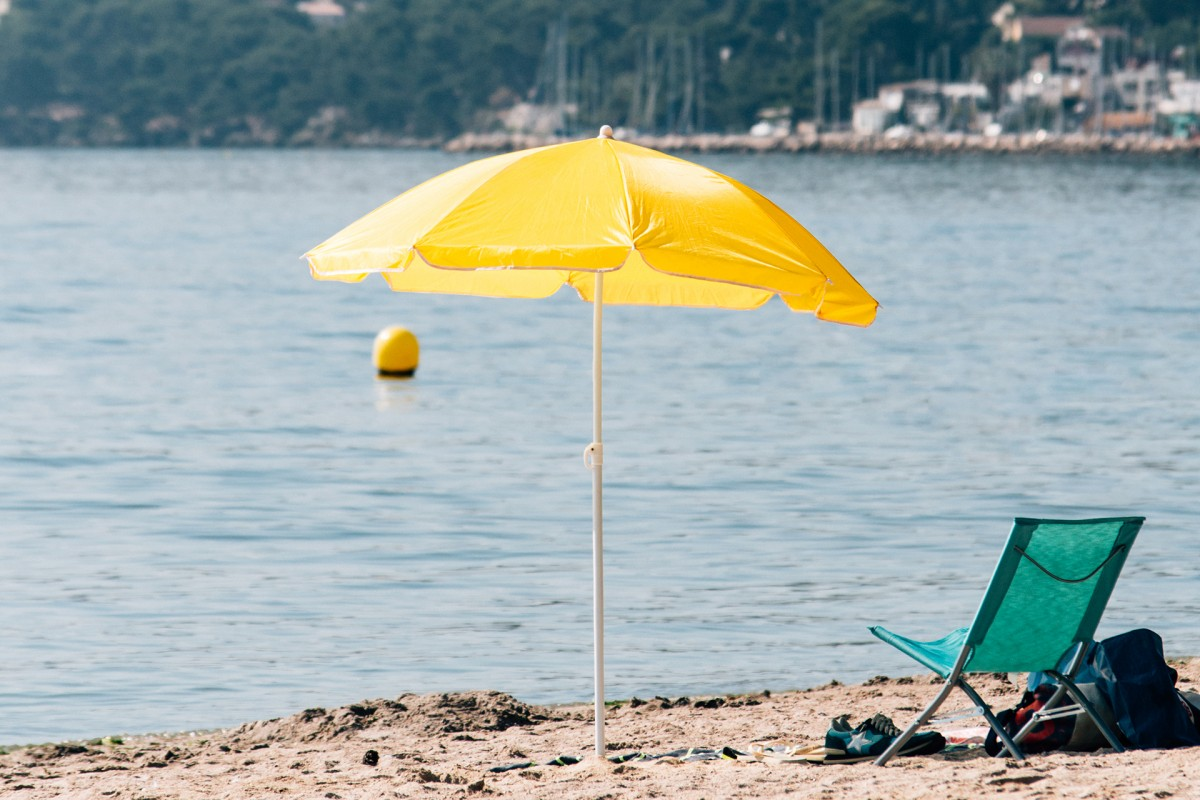
#> input picture gomme/Images Test/plage_parasol.jpg, 1200 x 800 px
$ python Test.py   (older library calls are emulated)
#> lines starting #> are read from the running program, lines starting #| are printed output that depends on the picture; after the words box and inside, x2 and y2 are one past the last pixel; in counts of white or black regions, pixels touching at a corner belong together
import cv2

import numpy as np
from numpy.core.multiarray import ndarray

img = cv2.imread('Images Test/plage_parasol.jpg')
#> img is the input picture: shape (800, 1200, 3); mean B, G, R 166.7, 169.8, 157.7
mask = cv2.imread('Images Test/masque_parasolLEBON.jpg', 0)
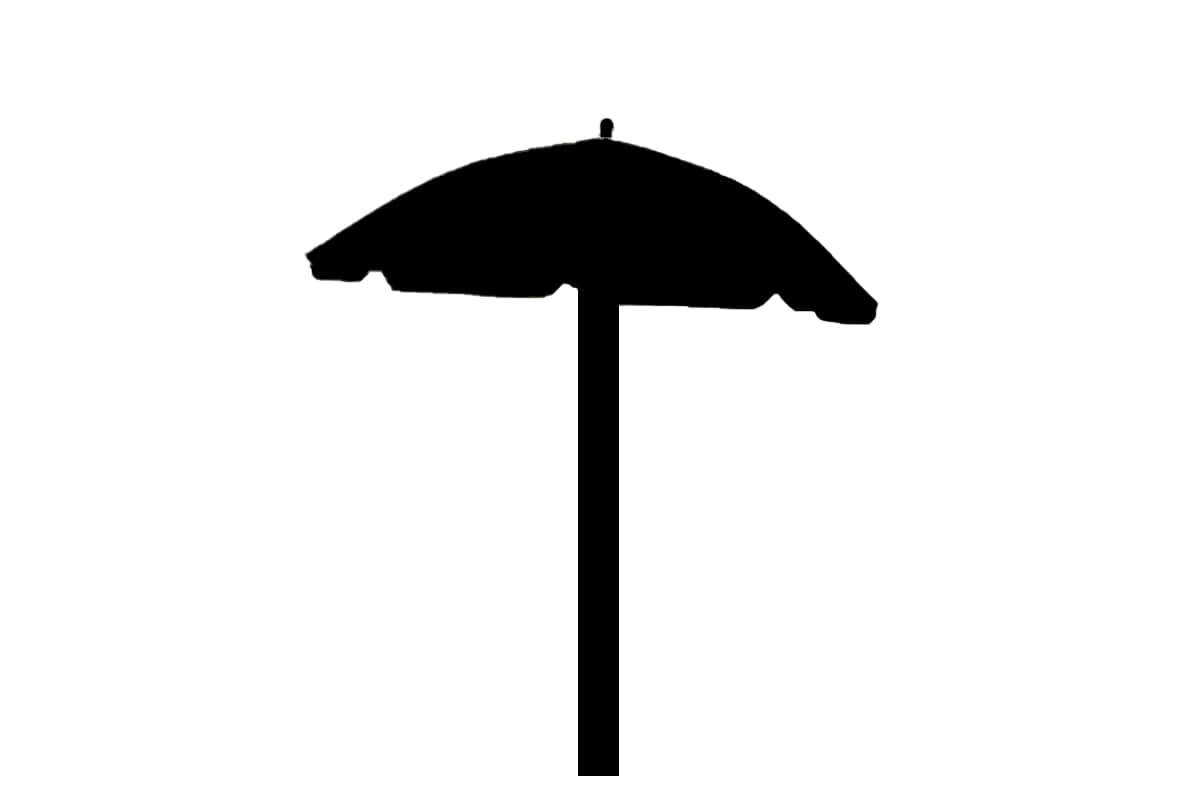
#> input picture gomme/Images Test/masque_parasolLEBON.jpg, 1200 x 800 px
#> mask: shape (800, 1200); min 0, max 255, mean 232.9


def appliquer_masque(image: ndarray, masque: ndarray):
    L = []
    image_copie: ndarray = np.copy(image)
    tableau_masque: ndarray = np.copy(masque)  # Transformation de l' image en tableau
    fiabilite = np.copy(masque)

    lignes, colonnes, channels = image_copie.shape
#> lignes = 800; colonnes = 1200; channels = 3

    for i in range(lignes):
        for j in range(colonnes):
            if tableau_masque[i, j] < 170:
                # car les contours du masque ne sont pas totalement noir (1 seul valeur car lecture en noir|blanc)

                image_copie[i, j] = [255, 255, 255]  # [255, 255, 255] pour blanc ou [0, 0, 0] pour noir
                L.append([i, j])
                tableau_masque[i, j] = 1
                # on met dans le masque la valeur de 1 de manière a les retrouvé plus facilement que avec le tau
                fiabilite[i, j] = 0
                # mettre un . ? #dans la copie du masque appelé fiabilité on place des 0
            else:
                masque[i, j] = 0
                # on met dans le masque la valeur de 1 de manière a les retrouvé plus facilement que avec le tau
                fiabilite[i, j] = 1
#> fiabilite: shape (800, 1200); values 0 (black) and 1 (white), 91.3% white; 1 black region, box (x1, y1, x2, y2) and area: (305, 118, 878, 776) 83780
#> image_copie: shape (800, 1200, 3); 8.73% of pixels changed, all inside (x1, y1, x2, y2) = (305, 118, 878, 776)
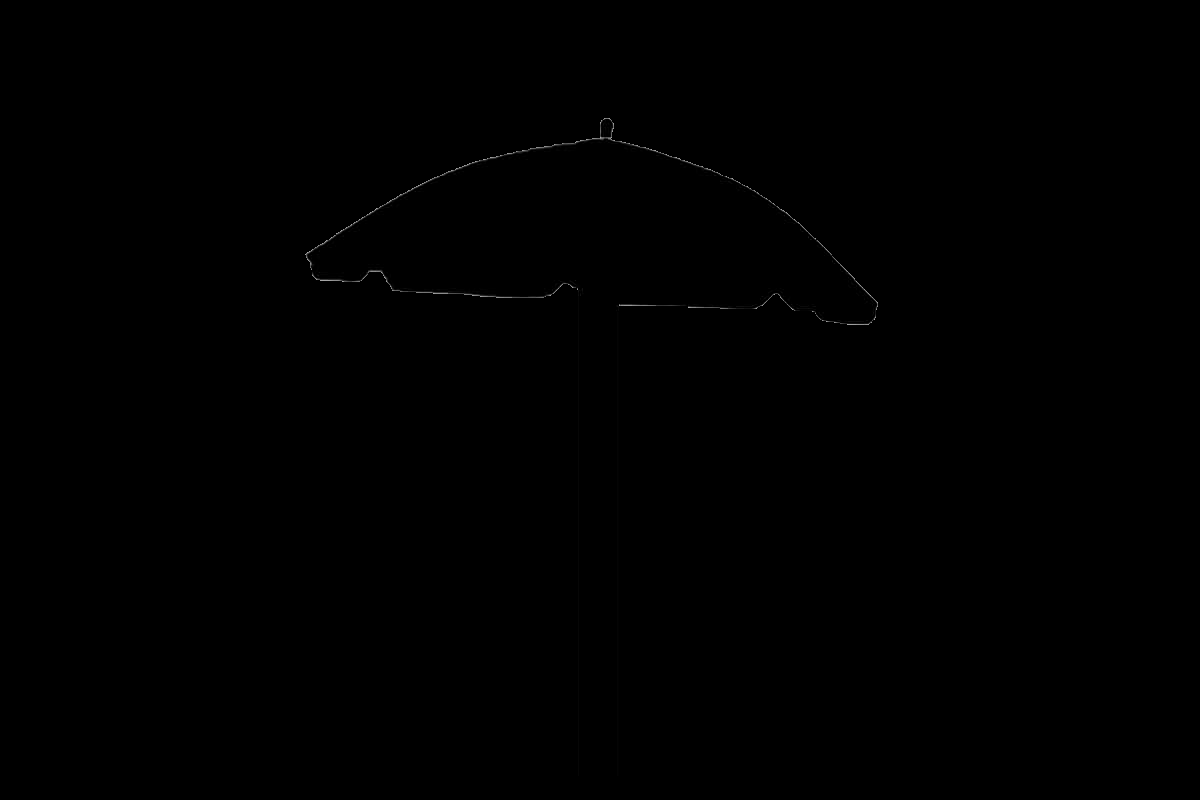
#> masque: shape (800, 1200); min 0, max 169, mean 0.2
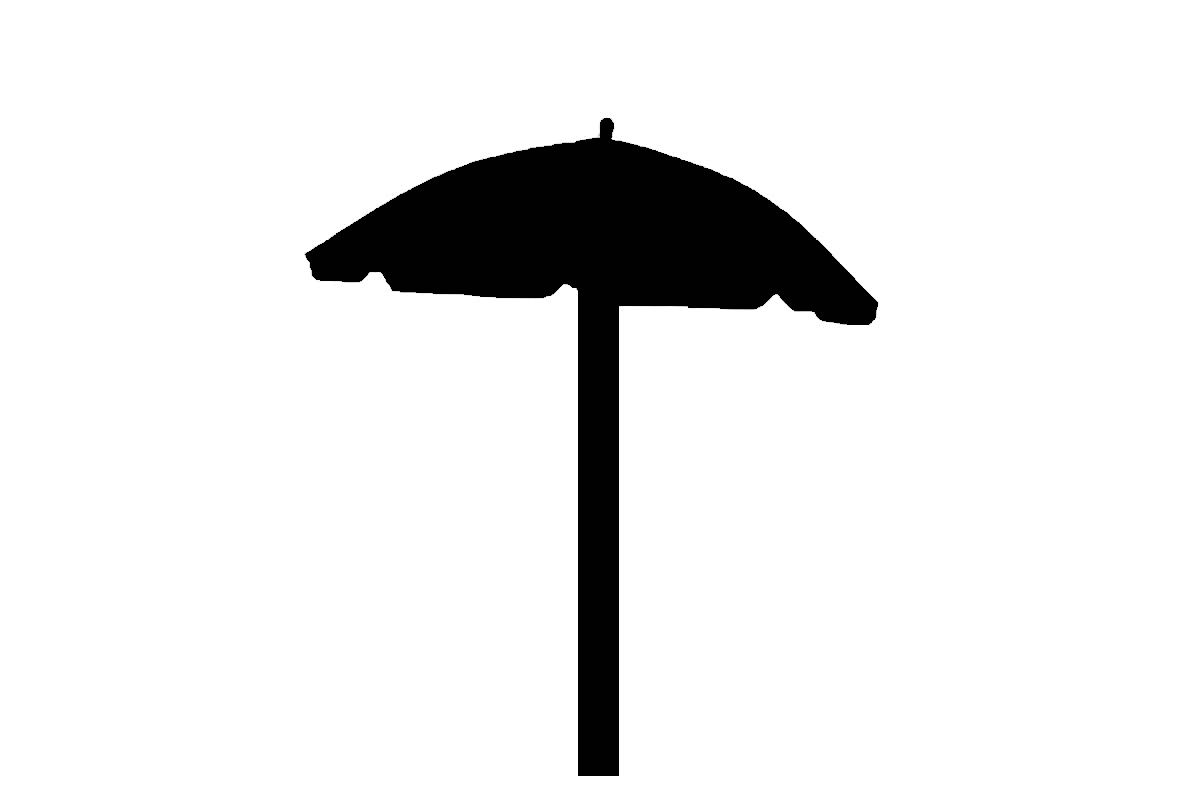
#> tableau_masque: shape (800, 1200); min 1, max 255, mean 232.8
                # mettre un . ? #dans la copie du masque appelé fiabilité on place des 1

    source = np.copy(fiabilite)  # copie de la liste confiance crée au dessus assigné a la valeur source
    original = np.copy(fiabilite)  # copie de la liste confiance crée au dessus assigné a la valeur original

    return image_copie, source, original, L


# [6 lines of commented-out code are left out]

image_masque, source, original, omega = appliquer_masque(img, mask)
#> omega = 83780 items

cv2.imshow('image', image_masque)
lap = np.array([[1., 1., 1.], [1., -8., 1.], [1., 1., 1.]])
kerx = np.array([[-1., 0., 1.], [-2., 0., 2.], [-1., 0., 1.]])
kery = np.array([[1., 2., 1.], [0., 0., 0.], [-1., -2., -1.]])

# [5 lines of commented-out code are left out]

niveau_de_gris = cv2.cvtColor(image_masque, cv2.COLOR_RGB2GRAY)
GradientX = cv2.convertScaleAbs(cv2.Scharr(niveau_de_gris, cv2.CV_32F, 1, 0))
GradientY = cv2.convertScaleAbs(cv2.Scharr(niveau_de_gris, cv2.CV_32F, 0, 1))

lignes, colonnes = source.shape
#> lignes = 800; colonnes = 1200

for i in range(lignes):  # on parcours la copie de source : les lignes
    for j in range(colonnes):  # les colonnes
        if mask[i][j] == 0:  # Le Zéro permet d'avoir des contour tres précis.
            # si cela est égal a 1 cad les endroit on ne met pas de masque (les endroit blanc sur le masque)

            GradientX[i][j] = 0
            GradientY[i][j] = 0

cv2.imshow('resultat x 2', GradientX)
cv2.imshow('resultat y 2', GradientY)

cv2.waitKey(0)

import cv2
import numpy as np

Lap = np.array([[1., 1., 1.], [1., -8., 1.], [1., 1., 1.]])
kerx = np.array([[-1., 0., 1.], [-2., 0., 2.], [-1., 0., 1.]])
kery = np.array([[1., 2., 1.], [0., 0., 0.], [-1., -2., -1.]])


def zone_de_remplissage(masque, source):
    lap = cv2.filter2D(masque, cv2.CV_32F, Lap)
    lignes, colonnes = lap.shape
#> lignes = 800; colonnes = 1200
    GradientX = cv2.filter2D(source, cv2.CV_32F, kerx)
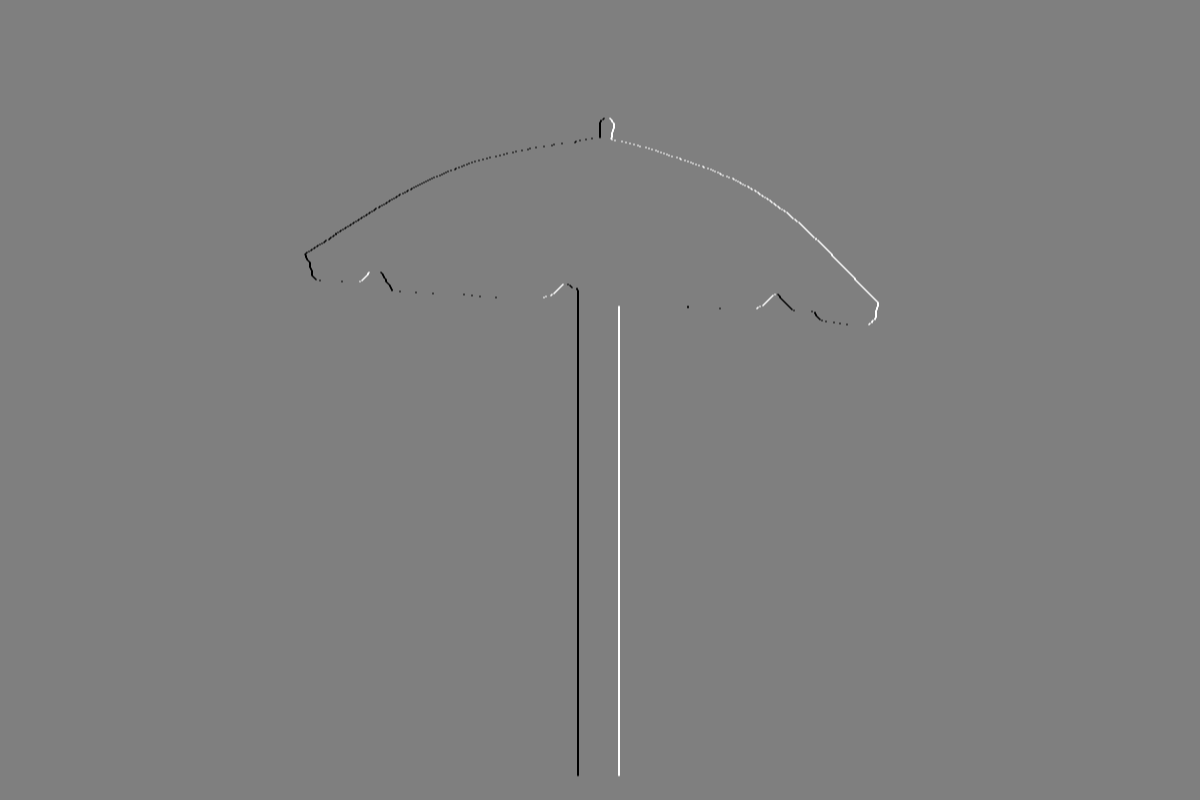
#> GradientX: shape (800, 1200) float32; min -4, max 4, mean 0; drawn with min black and max white
    GradientY = cv2.filter2D(source, cv2.CV_32F, kery)
    dOmega = []
    normale = []
    for i in range(lignes):
        for j in range(colonnes):
            if lap[i, j] > 0:
                dOmega += [(j, i)]  # inversion des indices pour avoir les coordonnés(colonnes=x et ligne = y)
                dx = GradientX[i, j]
                dy = GradientY[i, j]
                N = (dy ** 2 + dx ** 2) ** 0.5
                if N != 0:
                    normale += [(dy / N, -dx / N)]
                else:
                    normale += [(dy, -dx)]
#> after the loop, dOmega = 8828 pairs, first value 304 to 878, second value 117 to 776; normale = 8828 pairs, first value -1 to 1, second value -1 to 1
    return dOmega, normale


domega, normale = zone_de_remplissage(mask, source)
#> domega has the same summary as dOmega in zone_de_remplissage

# ajouter un vecteur associer a chauque points
#
